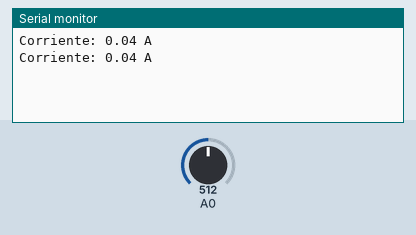
Bench run of a sketch on a simulated Arduino Uno, built with avr-gcc and run on an emulated ATmega328P. On the bench: the last lines printed to the serial monitor. The test bench sets the inputs (shaded band); at power-on: A0 = 512.

Above: at 1.8 s.
1.9 s: A0 set to 716
At 2.5 s:
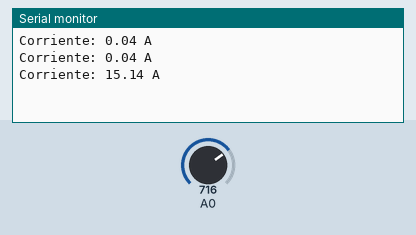
3.4 s: A0 set to 900
At 4.8 s:
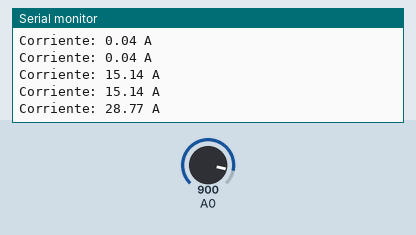
Timing chart, 0 to 6.4 s (numbered marks = the images above; inputs shaded):
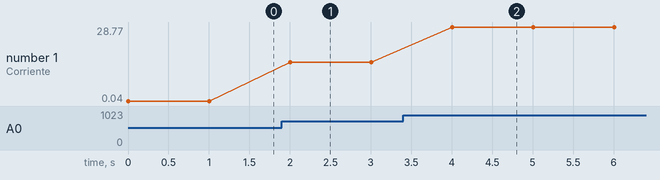

Measured:
- after the input at 1.9 s, the serial monitor: prints a new line after 0.10 s (image 1)
- after the input at 3.4 s, the serial monitor: prints a new line after 0.60 s (image 2)
- plotted number 1: 0.04 → 15.14 after the input at 1.9 s, 15.14 → 28.77 after the input at 3.4 s

The sketch:

corriente.ino
```cpp
#include "Corriente.h"
//conectar a puerto A0 del arduino
Corriente sensorCorriente(A0);

void setup() {
  Serial.begin(9600);
}

void loop() {
  float corriente = sensorCorriente.read();
  Serial.print("Corriente: ");
  Serial.print(corriente);
  Serial.println(" A");
  delay(1000);
}
```

Corriente.cpp
```cpp
#include "Corriente.h"

#define ACS_OFFSET 2500  // Offset de voltaje del ACS712
#define ACS_SENSITIVITY 66  // Sensibilidad del ACS712 (mV/A)

Corriente::Corriente(int _pin) {
  pin = _pin;
  pinMode(pin, INPUT);
}

float Corriente::read() {
  int sensorValue = analogRead(pin);
  float voltage = (sensorValue / 1023.0) * 5000.0; // Conversion a voltaje
  float current = (voltage - ACS_OFFSET) / ACS_SENSITIVITY;
  return current;
}
```

Corriente.h
```cpp
#ifndef CORRIENTE_H
#define CORRIENTE_H

#include <Arduino.h>

class Corriente {
  public:
    Corriente(int _pin);
    float read();
  private:
    int pin;
};

#endif
```
